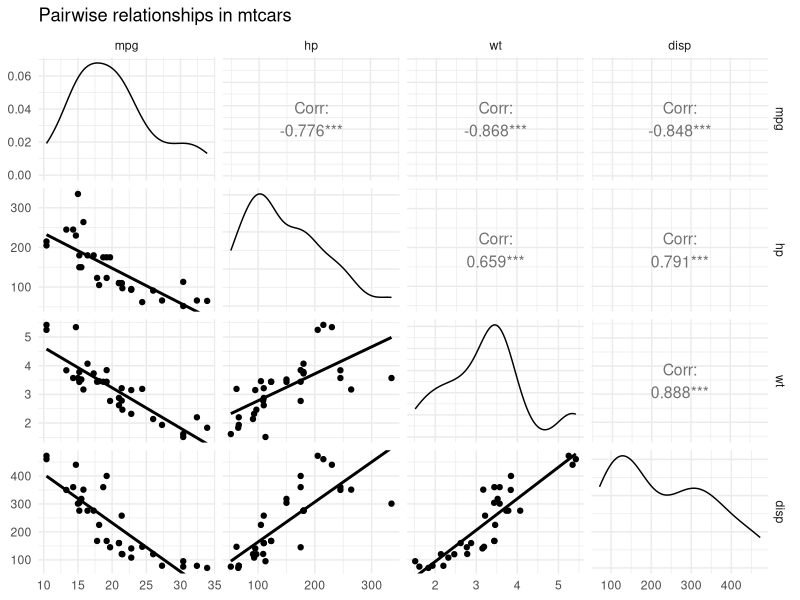
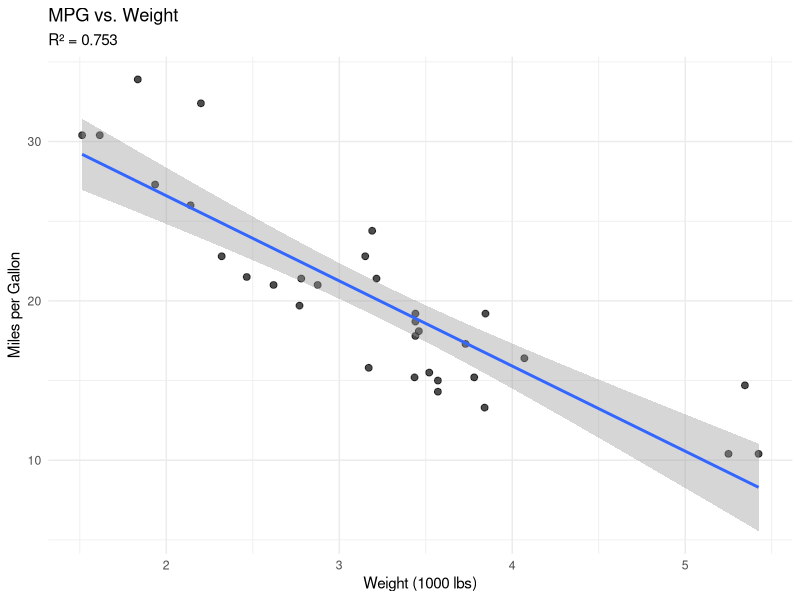
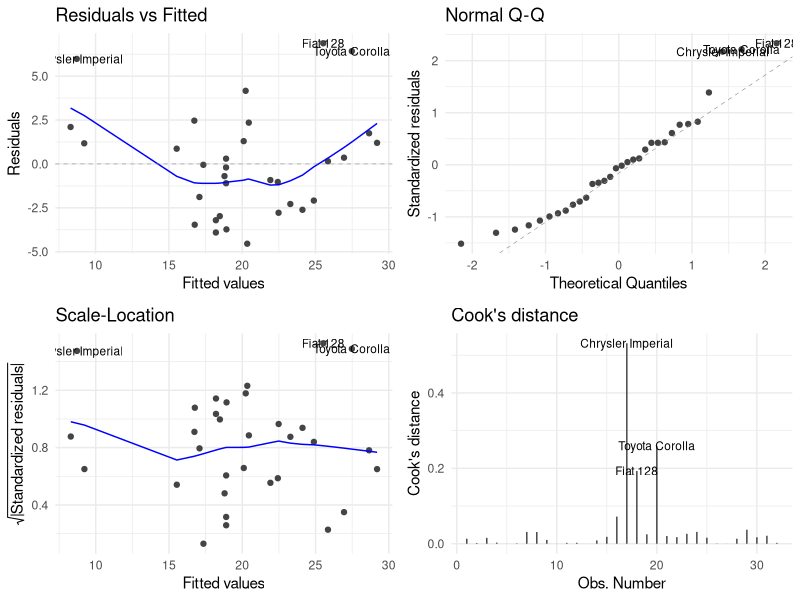
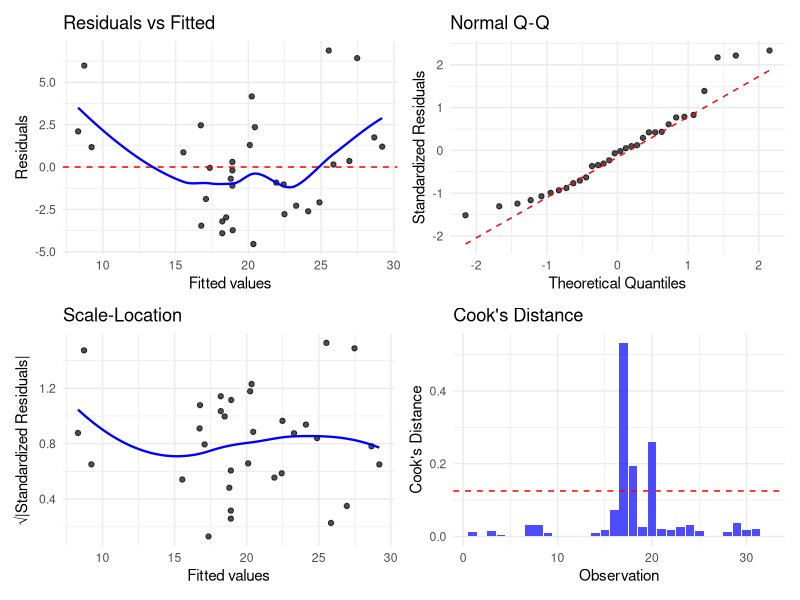
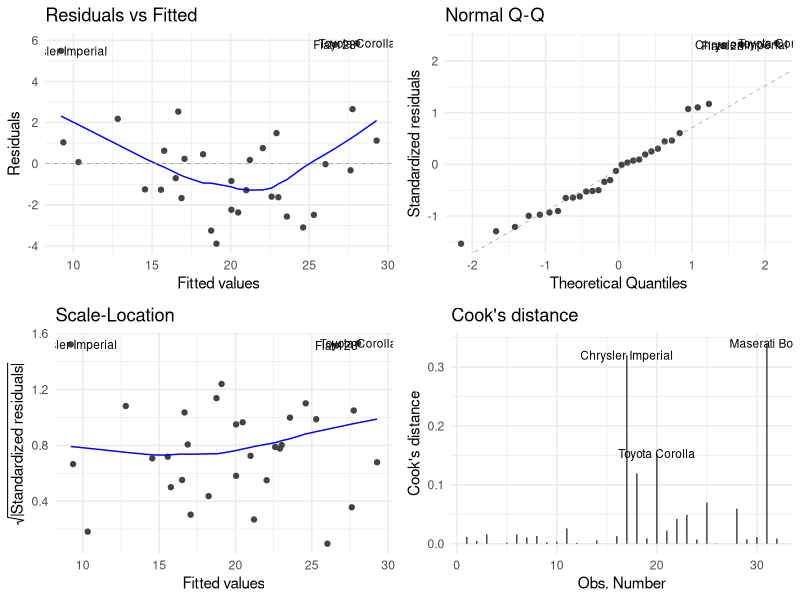
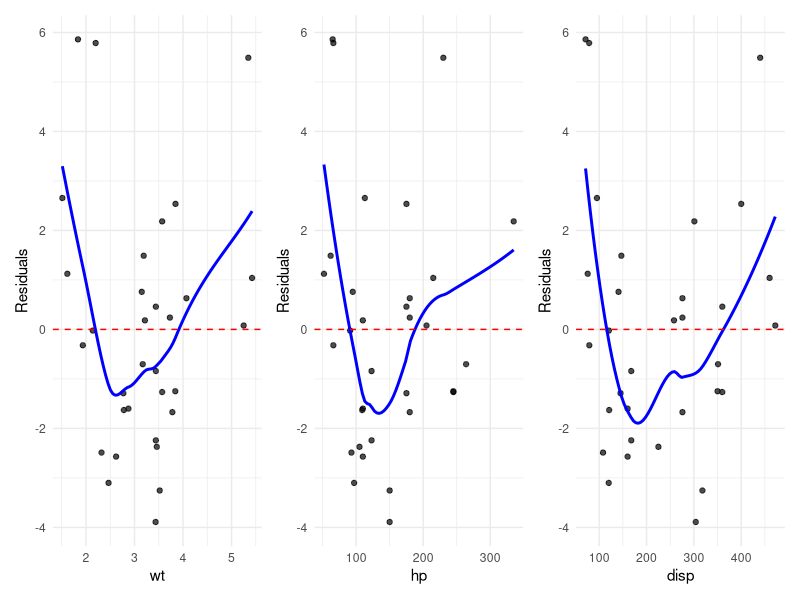
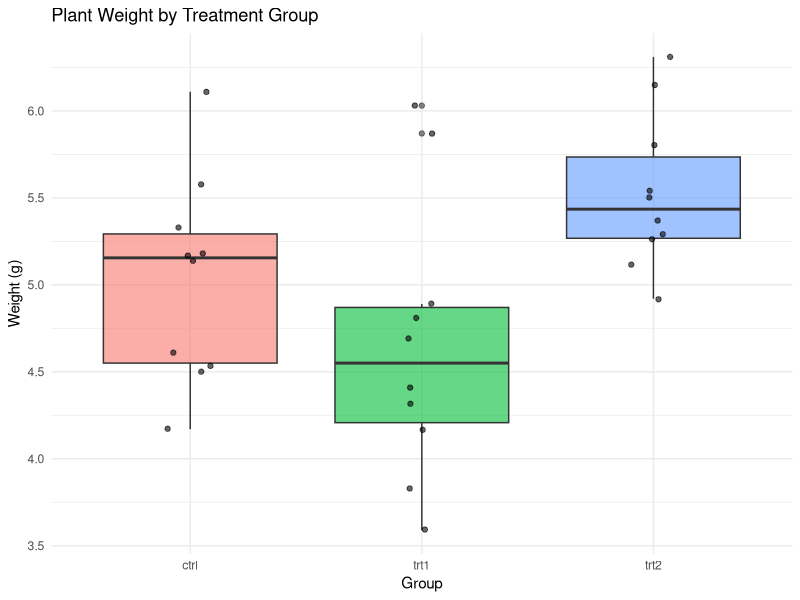
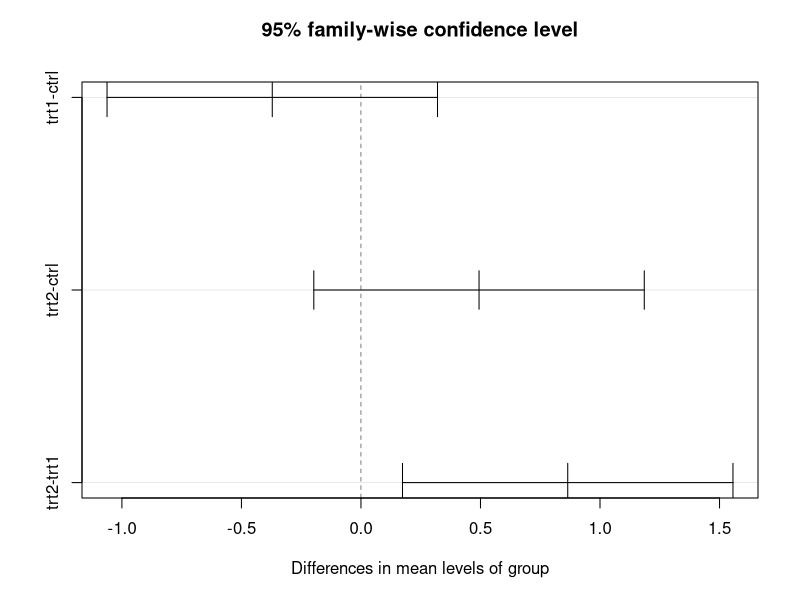

These figures' R source, in order:
## ---- chunk 1
library(tidyverse)
library(broom)
library(ggfortify)   # autoplot() for lm diagnostics
library(patchwork)   # combining ggplots
library(GGally)      # pairs plots
library(car)         # vif(), leveneTest()
## ---- chunk 2
mod_simple <- lm(mpg ~ wt, data = mtcars)

names(mod_simple)
## ---- chunk 3
mod_simple$coefficients      # the fitted coefficients

head(mod_simple$fitted.values)  # predicted values for each observation

head(mod_simple$residuals)      # observed minus predicted
## ---- chunk 4
summary(mod_simple)
## ---- chunk 5
glimpse(mtcars)
## ---- chunk 6
summary(mtcars[, c("mpg", "hp", "wt", "disp", "cyl")])
## ---- chunk 7
mtcars %>%
  select(mpg, hp, wt, disp) %>%
  ggpairs(
    lower = list(continuous = wrap("smooth", method = "lm", se = FALSE)),
    diag  = list(continuous = wrap("densityDiag", alpha = 0.5)),
    upper = list(continuous = wrap("cor", size = 4))
  ) +
  theme_minimal() +
  labs(title = "Pairwise relationships in mtcars")
## ---- chunk 8
mod_simple <- lm(mpg ~ wt, data = mtcars)
summary(mod_simple)
## ---- chunk 9
coef(mod_simple)        # coefficients
sigma(mod_simple)       # residual standard error
confint(mod_simple)     # 95% confidence intervals for coefficients
## ---- chunk 10
tidy(mod_simple, conf.int = TRUE)
## ---- chunk 11
glance(mod_simple)
## ---- chunk 12
augment(mod_simple) %>% head()
## ---- chunk 13
ggplot(mtcars, aes(x = wt, y = mpg)) +
  geom_point(size = 2, alpha = 0.7) +
  geom_smooth(method = "lm", se = TRUE) +
  labs(
    title = "MPG vs. Weight",
    subtitle = paste0("R² = ", round(glance(mod_simple)$r.squared, 3)),
    x = "Weight (1000 lbs)",
    y = "Miles per Gallon"
  ) +
  theme_minimal()
## ---- chunk 14
autoplot(mod_simple, which = 1:4, ncol = 2, label.size = 3) +
  theme_minimal()
## ---- chunk 15
aug_simple <- augment(mod_simple)

# Residuals vs Fitted
# geom_hline adds a reference line at zero — residuals should scatter randomly around it
# geom_smooth (loess by default) reveals any systematic curvature in the residuals
p1 <- ggplot(aug_simple, aes(.fitted, .resid)) +
  geom_point(alpha = 0.7) +
  geom_hline(yintercept = 0, linetype = "dashed", color = "red") +
  geom_smooth(se = FALSE, color = "blue", linewidth = 0.8) +
  labs(title = "Residuals vs Fitted", x = "Fitted values", y = "Residuals") +
  theme_minimal()

# Normal Q-Q
# stat_qq maps sorted standardized residuals against theoretical normal quantiles
# stat_qq_line draws the reference diagonal they should follow if normality holds
p2 <- ggplot(aug_simple, aes(sample = .std.resid)) +
  stat_qq(alpha = 0.7) +
  stat_qq_line(color = "red", linetype = "dashed") +
  labs(title = "Normal Q-Q", x = "Theoretical Quantiles", y = "Standardized Residuals") +
  theme_minimal()

# Scale-Location
# sqrt(abs(.std.resid)) stabilizes the variance so we can see spread trends more clearly
# a flat loess line means constant variance; an upward trend signals heteroscedasticity
p3 <- ggplot(aug_simple, aes(.fitted, sqrt(abs(.std.resid)))) +
  geom_point(alpha = 0.7) +
  geom_smooth(se = FALSE, color = "blue", linewidth = 0.8) +
  labs(title = "Scale-Location", x = "Fitted values", y = "√|Standardized Residuals|") +
  theme_minimal()

# Cook's Distance
# geom_col draws one bar per observation; seq_along() produces sequential row numbers
# the dashed line is 4/n, a common rule of thumb for flagging influential points
p4 <- ggplot(aug_simple, aes(seq_along(.cooksd), .cooksd)) +
  geom_col(fill = "blue", alpha = 0.7) +
  geom_hline(yintercept = 4 / nrow(mtcars), linetype = "dashed", color = "red") +
  labs(title = "Cook's Distance", x = "Observation", y = "Cook's Distance") +
  theme_minimal()

# patchwork's / operator stacks rows; + places plots side by side within a row
(p1 + p2) / (p3 + p4)
## ---- chunk 16
aug_simple %>%
  filter(.cooksd > 4 / nrow(mtcars)) %>%
  select(.rownames, mpg, wt, .fitted, .resid, .cooksd, .hat) %>%
  arrange(desc(.cooksd))
## ---- chunk 17
mod_multi <- lm(mpg ~ wt + hp + disp, data = mtcars)
tidy(mod_multi)
## ---- chunk 18
list(
  simple = mod_simple,
  multi  = mod_multi
) %>%
  map(glance) %>%
  bind_rows(.id = "model") %>%
  select(model, r.squared, adj.r.squared, AIC, BIC, sigma)
## ---- chunk 19
anova(mod_simple, mod_multi)
## ---- chunk 20
mtcars_f <- mtcars %>% mutate(cyl = factor(cyl))

mod_cat <- lm(mpg ~ wt + hp + cyl, data = mtcars_f)
tidy(mod_cat)
## ---- chunk 21
mtcars_f <- mtcars_f %>% mutate(cyl = relevel(cyl, ref = "8"))
lm(mpg ~ wt + hp + cyl, data = mtcars_f) %>% tidy()
## ---- chunk 22
vif(mod_multi)
## ---- chunk 23
# Confirm with a correlation matrix
mtcars %>%
  select(wt, hp, disp) %>%
  cor() %>%
  round(3)
## ---- chunk 24
autoplot(mod_multi, which = 1:4, ncol = 2, label.size = 3) +
  theme_minimal()
## ---- chunk 25
aug_multi <- augment(mod_multi)

p_wt   <- ggplot(aug_multi, aes(wt,   .resid)) + geom_point(alpha=0.7) + geom_smooth(se=FALSE, color="blue") + geom_hline(yintercept=0, linetype="dashed", color="red") + labs(x="wt",   y="Residuals") + theme_minimal()
p_hp   <- ggplot(aug_multi, aes(hp,   .resid)) + geom_point(alpha=0.7) + geom_smooth(se=FALSE, color="blue") + geom_hline(yintercept=0, linetype="dashed", color="red") + labs(x="hp",   y="Residuals") + theme_minimal()
p_disp <- ggplot(aug_multi, aes(disp, .resid)) + geom_point(alpha=0.7) + geom_smooth(se=FALSE, color="blue") + geom_hline(yintercept=0, linetype="dashed", color="red") + labs(x="disp", y="Residuals") + theme_minimal()

p_wt + p_hp + p_disp
## ---- chunk 26
data(PlantGrowth)
glimpse(PlantGrowth)
table(PlantGrowth$group)
## ---- chunk 27
ggplot(PlantGrowth, aes(x = group, y = weight, fill = group)) +
  geom_boxplot(alpha = 0.6, show.legend = FALSE) +
  geom_jitter(width = 0.1, alpha = 0.6, show.legend = FALSE) +
  labs(title = "Plant Weight by Treatment Group",
       x = "Group", y = "Weight (g)") +
  theme_minimal()
## ---- chunk 28
mod_aov <- aov(weight ~ group, data = PlantGrowth)
summary(mod_aov)
## ---- chunk 29
mod_lm_aov <- lm(weight ~ group, data = PlantGrowth)
summary(mod_lm_aov)
## ---- chunk 30
TukeyHSD(mod_aov)
## ---- chunk 31
plot(TukeyHSD(mod_aov))
## ---- chunk 32
tidy(TukeyHSD(mod_aov))
## ---- chunk 33
data(ToothGrowth)
ToothGrowth <- ToothGrowth %>% mutate(dose = factor(dose))
glimpse(ToothGrowth)
## ---- chunk 34
ggplot(ToothGrowth, aes(x = dose, y = len, fill = supp)) +
  geom_boxplot(alpha = 0.6) +
  labs(title = "Tooth Length by Dose and Supplement",
       x = "Dose (mg/day)", y = "Tooth Length (mm)", fill = "Supplement") +
  theme_minimal()
## ---- chunk 35
mod_2way <- aov(len ~ supp * dose, data = ToothGrowth)
summary(mod_2way)
## ---- chunk 36
tidy(mod_2way)
## ---- chunk 37
autoplot(mod_2way, which = 1:4, ncol = 2) +
  theme_minimal()
## ---- chunk 38
leveneTest(len ~ supp * dose, data = ToothGrowth)
## ---- chunk 39
tidy(mod_multi, conf.int = TRUE) %>%
  filter(term != "(Intercept)") %>%
  ggplot(aes(x = estimate, y = term, xmin = conf.low, xmax = conf.high)) +
  geom_pointrange(color = "blue", size = 0.8) +
  geom_vline(xintercept = 0, linetype = "dashed", color = "red") +
  labs(title = "Regression Coefficients with 95% CIs",
       x = "Estimate", y = NULL) +
  theme_minimal()
## ---- chunk 40
augment(mod_multi) %>%
  ggplot(aes(x = .fitted, y = mpg)) +
  geom_point(alpha = 0.7) +
  geom_abline(slope = 1, intercept = 0, linetype = "dashed", color = "red") +
  labs(title = "Actual vs. Predicted MPG",
       x = "Predicted", y = "Actual") +
  theme_minimal()
## ---- chunk 41
new_cars <- tibble(
  wt   = c(2.5, 3.5, 4.5),
  hp   = c(100, 150, 200),
  disp = c(150, 200, 300)
)

predict(mod_multi, newdata = new_cars)
## ---- chunk 42
ci <- predict(mod_multi, newdata = new_cars, interval = "confidence")
ci
## ---- chunk 43
pi <- predict(mod_multi, newdata = new_cars, interval = "prediction")
pi
## ---- chunk 44
new_cars %>%
  bind_cols(
    as_tibble(ci) %>% rename(fit_ci = fit, lower_ci = lwr, upper_ci = upr),
    as_tibble(pi) %>% rename(fit_pi = fit, lower_pi = lwr, upper_pi = upr)
  )
## ---- chunk 45
pred_grid <- tibble(wt = seq(min(mtcars$wt), max(mtcars$wt), length.out = 100))

ci_band <- predict(mod_simple, newdata = pred_grid, interval = "confidence") %>%
  as_tibble() %>% bind_cols(pred_grid)

pi_band <- predict(mod_simple, newdata = pred_grid, interval = "prediction") %>%
  as_tibble() %>% bind_cols(pred_grid)

ggplot() +
  # Outer (wider) ribbon = prediction interval
  geom_ribbon(data = pi_band, aes(x = wt, ymin = lwr, ymax = upr), alpha = 0.15) +
  # Inner (narrower) ribbon = confidence interval
  geom_ribbon(data = ci_band, aes(x = wt, ymin = lwr, ymax = upr), alpha = 0.35) +
  geom_line(data = ci_band, aes(x = wt, y = fit), linewidth = 1) +
  geom_point(data = mtcars, aes(x = wt, y = mpg), alpha = 0.6) +
  labs(
    title = "Regression with Confidence and Prediction Intervals",
    subtitle = "Darker band = 95% CI for mean; lighter band = 95% PI for new observation",
    x = "Weight (1000 lbs)", y = "MPG"
  ) +
  theme_minimal()
## ---- chunk 46
mod_poly <- lm(mpg ~ wt + I(wt^2), data = mtcars)

glance(mod_simple)$r.squared   # linear
glance(mod_poly)$r.squared     # quadratic
## ---- chunk 47
pred_poly <- tibble(wt = seq(min(mtcars$wt), max(mtcars$wt), length.out = 200)) %>%
  mutate(
    linear    = predict(mod_simple, newdata = .),
    quadratic = predict(mod_poly,   newdata = .)
  )

ggplot(mtcars, aes(wt, mpg)) +
  geom_point(alpha = 0.7) +
  geom_line(data = pred_poly, aes(y = linear,    color = "Linear"),    linewidth = 1) +
  geom_line(data = pred_poly, aes(y = quadratic, color = "Quadratic"), linewidth = 1) +
  scale_color_manual(values = c("Linear" = "blue", "Quadratic" = "red")) +
  labs(title = "Linear vs. Quadratic Fit", color = "Model",
       x = "Weight (1000 lbs)", y = "MPG") +
  theme_minimal()
## ---- chunk 48
anova(mod_simple, mod_poly)
## ---- chunk 49
# Compare: linear vs log-transformed response
mod_log <- lm(log(mpg) ~ wt + hp, data = mtcars)

# Side-by-side diagnostics
p_linear <- autoplot(lm(mpg ~ wt + hp, data = mtcars), which = 1, label.size = 3) +
  labs(title = "Linear response") + theme_minimal()

p_log <- autoplot(mod_log, which = 1, label.size = 3) +
  labs(title = "Log response") + theme_minimal()

p_linear + p_log
## ---- chunk 50
tidy(mod_log)

# More precise: exponentiate the coefficient to get the multiplicative factor
exp(coef(mod_log)["wt"])
## ---- chunk 51
mod_loglog <- lm(log(mpg) ~ log(wt) + log(hp), data = mtcars)
tidy(mod_loglog)
## ---- chunk 52
mod_sqrt <- lm(sqrt(mpg) ~ wt + hp, data = mtcars)
## ---- chunk 53
mtcars_log <- mtcars %>%
  mutate(
    log_mpg = log(mpg),
    log_wt  = log(wt),
    log_hp  = log(hp)
  )

mod_loglog2 <- lm(log_mpg ~ log_wt + log_hp, data = mtcars_log)

# Now augment() returns the transformed scale, which is what the model lives on
augment(mod_loglog2) %>% head()
